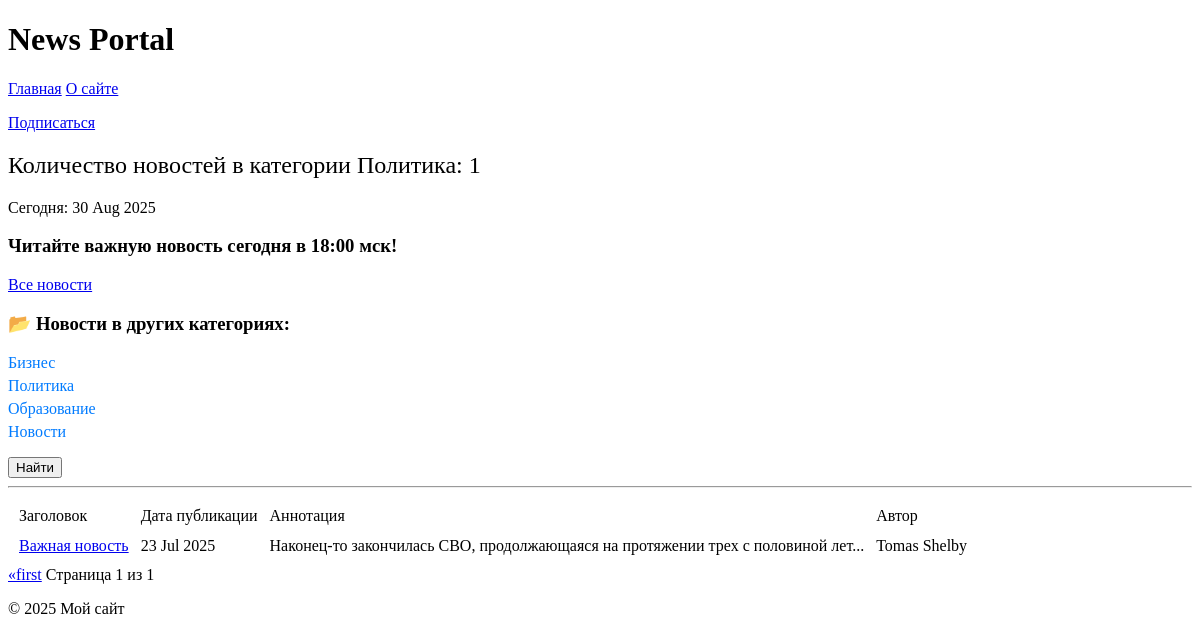
Before: /news/categories/2/ with the older database file.
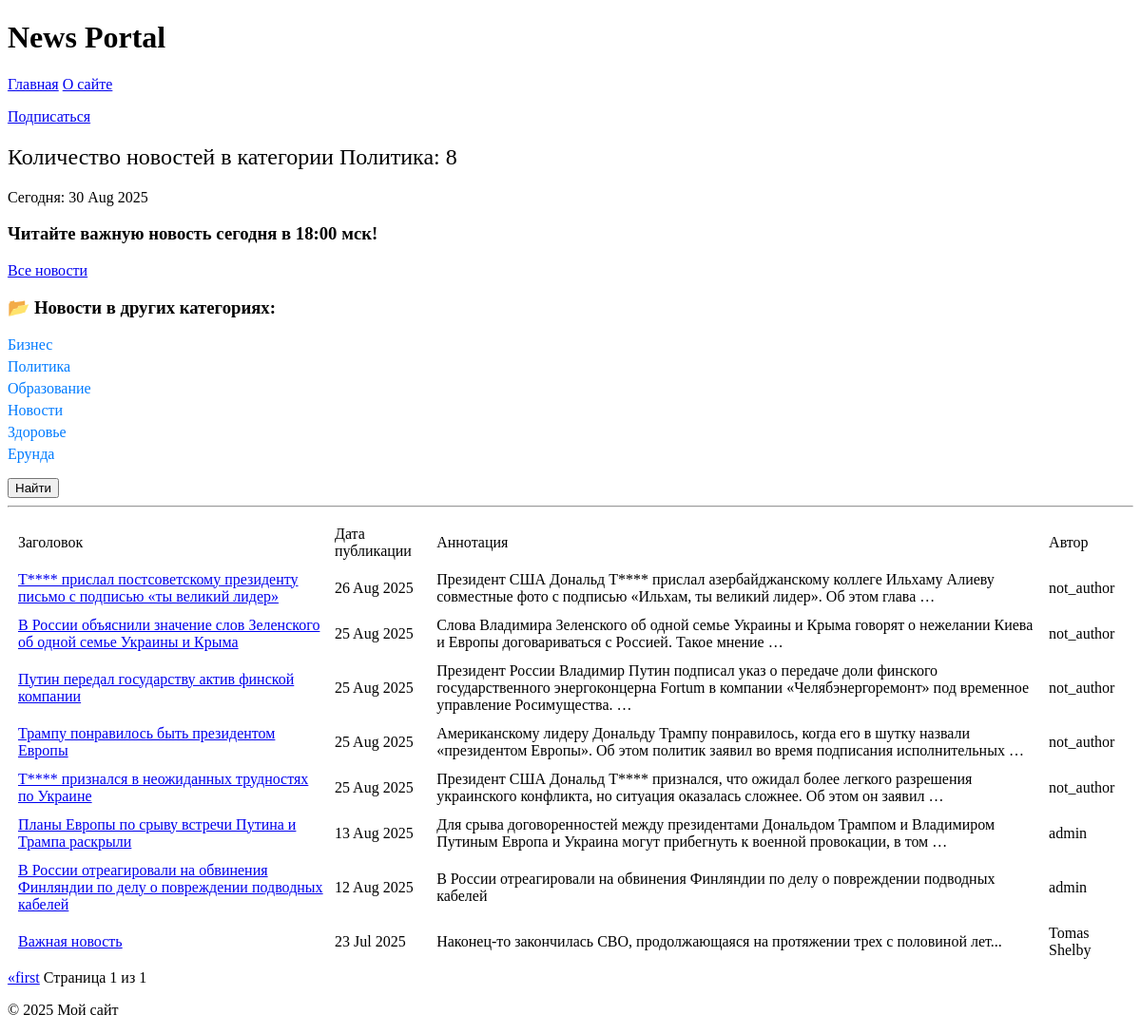
After: the same page with the newer database file.
### News_Portal/models.py (models this page shows, shortened)
class Category(models.Model):
    name = models.CharField(max_length=20, unique=True)
    subscribers = models.ManyToManyField(User, related_name='categories', blank=True)

class Post(models.Model):
    author = models.ForeignKey(Author, on_delete=models.CASCADE)
    ARTICLE = 'article'
    NEWS = 'news'
    POST_CHOICES = [(ARTICLE, 'статья'), (NEWS, 'новость')]
    post_type = models.CharField(max_length=10, choices=POST_CHOICES, default=NEWS)
    categories = models.ManyToManyField(Category, through = 'PostCategory')
    post_origin = models.DateTimeField(auto_now_add=True)
    post_head = models.CharField(max_length=255, default=0)
    post_text = models.TextField(max_length=100000, default=0)
    post_rate = models.DecimalField(max_digits=2, decimal_places=1, default=0)

class Author(models.Model):
    user = models.OneToOneField(User, on_delete=models.CASCADE)
    author_rate = models.DecimalField(max_digits=4, decimal_places=1, default=Decimal('0.0'))

### News_Portal/views.py (the view)
# urls.py: path('news/categories/<int:pk>/', NewsCategory.as_view(), name='category_list'),
class NewsCategory(NewsList):
    model = Post
    template_name = 'news/category_list.html'
    context_object_name = 'category'
    def get_queryset(self):
        self.category = get_object_or_404(Category, id=self.kwargs['pk'])
        queryset = Post.objects.filter(categories=self.category, post_type=Post.NEWS).order_by('-post_origin')
        return queryset
    def get_context_data(self, **kwargs):  # кнопка подписаться
        context = super().get_context_data(**kwargs)
        context['is_not_subscriber'] = self.request.user not in self.category.subscribers.all()
        context['category'] = self.category
        return context

### News_Portal/templatetags/censor.py (called while the page is built)
@register.filter()
def censor(value):
    if not isinstance(value, str):
        raise TypeError(f'Ошибка! Переменная должна быть "str"')
    def replace(match):
        word = match.group()
        return (word[0] + '*' * (len(word) - 1))
    return pattern.sub(replace, value)

### News_Portal/templatetags/custom_tags.py (called while the page is built)
@register.filter
def has_perm(user, perm):
    return user.has_perm(perm)

### News_Portal/views.py (called while the page is built)
    def get_context_data(self, **kwargs):
        context = super().get_context_data(**kwargs)
        context['time_now'] = datetime.now(timezone.utc)
        context['categories'] = Category.objects.all()
        context['next_news'] = None
        category_id = self.request.GET.get('category_id')
        return context

### templates/news/category_list.html (shortened to what this page needs)
{% extends 'flatpages/default.html' %}
{% load custom_tags %}
{% load censor %}
{% block content %}
    {% if is_not_subscriber %}
        <p class="text-center"><a href="{% url 'subscribe' category.id %}" class="btn btn-secondary btn sm">Подписаться</a></p>
    {% else%}
        <p class="text-center"><a href="{% url 'unsubscribe' category.id %}" class="btn btn-secondary btn sm">Отписаться</a></p>
    {% endif %}
    <h2 style="font-weight: normal;"> Количество новостей в категории {{ category.name }}: {{ page_obj.paginator.count }} </h2>
    <p>Сегодня: {{ time_now|date:'d M Y' }}</p>
    <h3>{{ next_news|default_if_none:"Читайте важную новость сегодня в 18:00 мск!" }}</h3>
    <p1><a href="{% url 'news_list' %}">Все новости</a></p1>
    <div class="categories">
        <h3>📂 Новости в других категориях:</h3>
        {% for category in categories %}
            <li style="margin-bottom: 5px; display: flex; align-items: center; gap: 10px;">
                <a href="{% url 'category_list' category.id %}"
                   style="text-decoration: none; color: #007bff; font-weight: 500;">
                    {{ category.name }}
                </a>
            </li>
        {% empty %}
            <li> Нет категорий</li>
        {% endfor %}
</div>
    <p><form action="{% url 'news_search' %}" method="get"></p>
        <button type="submit" class="btn btn-secondary btn-sm">Найти</button>
    <hr>
    {% if page_obj %}
        <table cellspacing="10">
            <tr>
                <td>Заголовок</td>
                <td>Дата публикации</td>
                <td>Аннотация</td>
                <td>Автор</td>
            </tr>
            {% for post in page_obj %}
                <tr>
                    <td><a href="{% url 'news_detail' post.id %}">{{ post.post_head|censor }}</a></td>
                    <td>{{ post.post_origin|date:'d M Y' }}</td>
                    <td>{{ post.post_text|truncatewords:20|censor }}</td>
                    <td>{{ post.author.user.username }}</td>
                </tr>
            {% endfor %}
        </table>
    {% else %}
        <h2>Новостей нет!</h2>
    {% endif %}
    <a href="?page=1">&laquo;first</a>
    Страница {{ page_obj.number }} из {{ page_obj.paginator.num_pages }}
{% endblock content %}

Changed rows visible on the page:
added Category: name "Здоровье"
added Category: name "Ерунда"
added Post: post_head|censor "Т**** прислал постсоветскому президенту письмо с подписью «ты великий лидер»", post_origin "26 Aug 2025", post_text|censor "Президент США Дональд Т**** прислал азербайджанскому коллеге Ильхаму Алиеву совместные фото с подписью «Ильхам, ты великий лидер». Об этом глава …", author.user.username "not_author"
added Post: post_head|censor "В России объяснили значение слов Зеленского об одной семье Украины и Крыма", post_origin "25 Aug 2025", post_text|censor "Слова Владимира Зеленского об одной семье Украины и Крыма говорят о нежелании Киева и Европы договариваться с Россией. Такое мнение …", author.user.username "not_author"
added Post: post_head|censor "Путин передал государству актив финской компании", post_origin "25 Aug 2025", post_text|censor "Президент России Владимир Путин подписал указ о передаче доли финского государственного энергоконцерна Fortum в компании «Челябэнергоремонт» под временное управление Росимущества. …", author.user.username "not_author"
added Post: post_head|censor "Трампу понравилось быть президентом Европы", post_origin "25 Aug 2025", post_text|censor "Американскому лидеру Дональду Трампу понравилось, когда его в шутку назвали «президентом Европы». Об этом политик заявил во время подписания исполнительных …", author.user.username "not_author"
added Post: post_head|censor "Т**** признался в неожиданных трудностях по Украине", post_origin "25 Aug 2025", post_text|censor "Президент США Дональд Т**** признался, что ожидал более легкого разрешения украинского конфликта, но ситуация оказалась сложнее. Об этом он заявил …", author.user.username "not_author"
now on this page (row edited): Post: post_head|censor "Планы Европы по срыву встречи Путина и Трампа раскрыли", post_origin "13 Aug 2025", post_text|censor "Для срыва договоренностей между президентами Дональдом Трампом и Владимиром Путиным Европа и Украина могут прибегнуть к военной провокации, в том …", author.user.username "admin"
now on this page (row edited): Post: post_head|censor "В России отреагировали на обвинения Финляндии по делу о повреждении подводных кабелей", post_origin "12 Aug 2025", post_text|censor "В России отреагировали на обвинения Финляндии по делу о повреждении подводных кабелей", author.user.username "admin"
Other visible differences:
{{ page_obj.paginator.count }}: "1" → "8"
